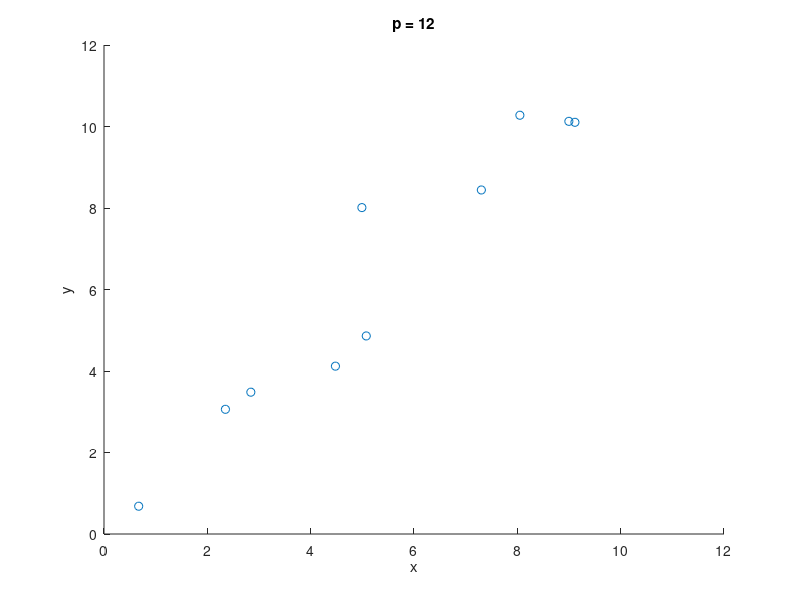

MATLAB code for this plot:
function Task2_a
% MP1 Task 2. (a)
% run this code by simply typing Task2_a in the workspace.
% The task1.mat dataset is used.
% The objective is to find the best fit model to our dataset.
% The algorithm divides the dataset in two: training and validation sets
% First 10 samples from the dataset are picked for this assignment.
% [The rest which are 990 will be candidates for the next code. (Task2_b)]
% Using the Linear Regression on those 10 sample, w_MLE is calculated for
% each selection of p. (p is the order of the feature vector).
% The goal is to show how different feature vectors with different orders
% to design a model varies for the samples. Subsequently, the model's
% outputs versus sample input are depicted in plots.

% Author: Maryam Najafi
% Created Date: Mar 8, 2016

clc
clear all
close all

% Load the dataset
load('task1.mat');

% initialization given the problem's requirements
N =  10; % the first N samples from the dataset
p_max = 12; % In this assignment p increases up to 12

% The entire operations below are repeated for 13 times
% For each iteration the result is a plot in the y_x plane
% Some of these plots are chosen for the report

%% 1. create a new dataset of 10 samples
x_samples = x(1:N);
t_samples = t(1:N);

% 1_1. plot the actual x_t from the dataset
% figure();
% scatter (x_samples, t_samples, 'filled');
% axis ([0 12 0 12]);
% xlabel('x'); ylabel('t');
% title('The first 10 actual samples' );

%figure();
for p = 0 : p_max
    %% 2. create the model
    
    % 2_1. create the matrix X
    % if the order of the model is p = 1 for instance, X is N x 2. (p + 1 = 2)
    % for 10 samples X is 10 by 1 if p is 0 and all its elements are 1 bcz. in
    % a polynomial x^0 is the 0th order which is 1. (y_n = w0*1 + w1*x_n + w2*x_n^2)
    X = ones(N, 1); % the first element of the polynomial
    for j = 1: p
        X = [X x_samples.^j]; % (X.^j: raise each element of X to the power of j.
    end
    
    % 2_2. calculate w_MLE
    % for the order p equals to 1 for instance, the dimension of w_MLE is 2x1.
    % (p + 1) = 2 where p = 1;
    w_MLE = pinv(X) * t_samples;
    %w_MLE = [1; 1];
    
    % 2_3. generate iid random noise
    mu = 0;
    sigma =  0.7;
    e = sigma^2.*randn(N,1) + mu;
    
    % 2_3. calculate y vector
    % The result for y is a column vector of N x 1.
    y = X * w_MLE + e ;
    
    %% 3. plot
    
    % original
    % scatter (x_samples, t_samples, 'filled');
    % axis ([0 12 0 12]);
    % hold on
    
    % model's output
    scatter (x_samples, y);
    axis ([0 12 0 12]);
    xlabel('x'); ylabel('y');
    if p ~= 1
        title (sprintf('p = %d', p));
    else
        title (sprintf('p = %d, w_{MLE}=[%d %d]', p, w_MLE(1), w_MLE(2)));
    end
    hold off
    %pause(3);
    drawnow
end
end